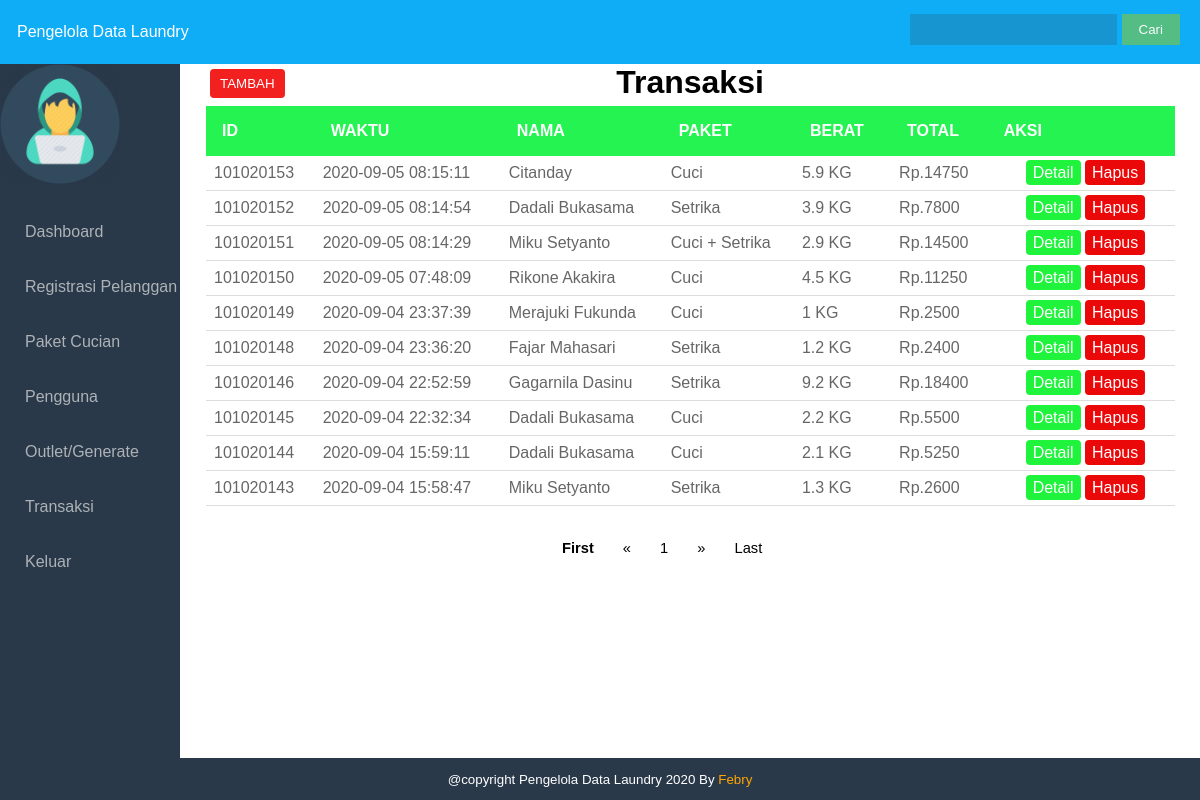
/laundry/admin/transaksi.php?id=101020144 (signed in), run on the app's committed database.
### tables this page shows
CREATE TABLE `transaksi` (
  `id` int(11) NOT NULL,
  `id_pelanggan` int(11) NOT NULL,
  `id_input` int(11) NOT NULL,
  `id_paket` int(11) NOT NULL,
  `id_owner` int(100) DEFAULT NULL,
  `berat` float NOT NULL,
  `total` float NOT NULL,
  `tanggal` timestamp NOT NULL DEFAULT current_timestamp() ON UPDATE current_timestamp()
);

CREATE TABLE `pelanggan` (
  `id_pelanggan` int(11) NOT NULL,
  `nama` varchar(30) NOT NULL,
  `alamat` varchar(50) NOT NULL,
  `tlpn` varchar(15) NOT NULL
);

CREATE TABLE `paket` (
  `id` int(100) NOT NULL,
  `paket` varchar(100) NOT NULL,
  `harga` float NOT NULL
);

### laundry/admin/transaksi.php (the view, shortened to what this page needs)
<?php
    include 'security.php';
?>
<!DOCTYPE html>
<html>
<head>
    <link rel="stylesheet" type="text/css" href="style.css">
</head>
<body>
    <div class="wrapper">
        <div class="header">
            <?php include 'header.php'; ?>
        </div>
        <div class="badan">
            <div class="sidebar">
                <?php include 'sidebar.php'; ?>
            </div>
        <div class="content">
        <h1>Transaksi</h1>
        <a href="#tambah" style="margin-left: 30px"><button class="btn-tambah">TAMBAH</button></a>
        <table class="table-line">
                <thead>
                    <tr>
                        <th>id</th>
                        <th>Waktu</th>
                        <th>Nama</th>
                        <th>Paket</th>
                        <th>Berat</th>
                        <th>Total</th>
                        <th>Aksi</th>
                    </tr>
                </thead>
                <tbody>
                <?php
                    $page = (isset($_GET['page']))? $_GET['page'] : 1;
                    $limit = 10;
                  $limit_start = ($page - 1) * $limit;
                    $cari = $_POST['cari'];
                    if($cari != ''){
                        $result  = mysqli_query($koneksi, "SELECT transaksi.tanggal, transaksi.id, pelanggan.nama, paket.paket, transaksi.total ,transaksi.berat FROM transaksi
                        INNER JOIN pelanggan ON pelanggan.id_pelanggan = transaksi.id_pelanggan
                        INNER JOIN paket ON paket.id=transaksi.id_paket WHERE transaksi.id LIKE '%$cari%' OR pelanggan.nama LIKE '%$cari%' OR transaksi.berat LIKE '%$cari%'
                        OR transaksi.berat LIKE '%$cari%' OR paket.paket LIKE '%$cari%' OR transaksi.total LIKE '%$cari%' OR transaksi.tanggal LIKE '%$cari%' order by tanggal DESC LIMIT ".$limit_start.",".$limit."");
                        }
                    else{
                        $result = mysqli_query($koneksi,"SELECT transaksi.tanggal, transaksi.id, pelanggan.nama, paket.paket, transaksi.total ,transaksi.berat FROM transaksi
                        INNER JOIN pelanggan ON pelanggan.id_pelanggan = transaksi.id_pelanggan
                        INNER JOIN paket ON paket.id=transaksi.id_paket order by tanggal DESC LIMIT ".$limit_start.",".$limit." ");
                        }
                    if(mysqli_num_rows($result)){
                    while($isi = mysqli_fetch_array($result) ){
                        ?>
                        <tr>
                            <td><?= $isi['id']; ?></td>
                            <td><?= $isi['tanggal'];?></td>
                            <td><?= $isi['nama']; ?></td>
                            <td><?= $isi['paket']; ?></td>
                            <td><?= $isi['berat'];?> KG</td>
                            <td>Rp.<?= $isi['total']; ?></td>
                            <td>
                            <a href="transaksi.php?id=<?php echo $isi['id']; ?>#detail" style="margin-left: 30px" value="id=<?= $isi['id']?>" class="btn-edit" >Detail</a>
                            <a class="btn-hapus" role="button" href="transaksi.php?id=<?php echo $isi['id']; ?>&act=delete">Hapus</a>
                        </tr>
                    <?php }}
                    else{
                        echo "<tr><td colspan='6'><p style='text-align: center'>Data Tidak Ditemukan</p></td></tr>";
                        }?>
                    </tbody>
                </table>
        <nav class="nav-button">
        <ul>
            <?php
                if($page == 1){
                ?>
                <li><a style="font-weight: bold;">First</a></li>
                <li><a href="#">&laquo;</a></li>
                <?php
                }else{
                $link_prev = ($page > 1)? $page - 1 : 1;
                ?>
                <li><a href="transaksi.php?page=1">First</a></li>
                <li><a href="transaksi.php?page=<?php echo $link_prev; ?>">&laquo;</a></li>
                <?php
                }
                ?>
                <?php
                $sql_jml = mysqli_query($koneksi, "SELECT COUNT(*) AS jumlah FROM transaksi");
                $get_jumlah = mysqli_fetch_array($sql_jml);
                $jumlah_page = ceil($get_jumlah['jumlah'] / $limit);
                $jumlah_number = 3;
                $start_number = ($page > $jumlah_number)? $page - $jumlah_number : 1;
                $end_number = ($page < ($jumlah_page - $jumlah_number))? $page + $jumlah_number : $jumlah_page;
                for($i = $start_number; $i <= $end_number; $i++){
                $link_active = ($page == $i)? ' class="active"' : '';
                ?>
                <li <?php echo $link_active; ?>><a href="transaksi.php?page=<?php echo $i; ?>"><?php echo $i; ?></a></li>
                <?php
                }
                ?>
                <?php
                if($page == $jumlah_page){
                ?>
                <li><a href="#">&raquo;</a></li>
                <li><a href="#">Last</a></li>
                <?php
                }else{
                $link_next = ($page < $jumlah_page)? $page + 1 : $jumlah_page;
                ?>
                <li><a href="transaksi.php?page=<?php echo $link_next; ?>">&raquo;</a></li>
                <li><a href="transaksi.php?page=<?php echo $jumlah_page; ?>">Last</a></li>
                <?php
                }
                ?>
            </ul>
            </nav>
        </div>
        <div class="footer">
            <p> @copyright Pengelola Data Laundry 2020 By<a target="_blank" href="https://www.instagram.com/official_febryardyansyah/" style="text-decoration:none; color:orange"> Febry</a></p>
        </div>
    </div>
</body>
</html>

### laundry/admin/style.css (style rules this page uses)
body { margin: 0; padding: 0; font-family: Arial, Helvetica, sans-serif; }
.header { background-color: #10adf7; position: fixed; top: 0; right: 0; left: 0; z-index: 1030; color: #ffffff; }
.wrapper { width: 100%; height: 100%; }
.badan { margin-top: 64px; width: 100%; height: 80%; }
.badan .sidebar { float: left; width: 15%; height: 900px; background:#293949; position: fixed; z-index: 1; left: 0; }
ul { padding: 0; margin-left: -1 0px; }
ul li { list-style: none; }
ul li a { text-decoration: none; color: #aeb2b7; display: block; padding: 19px 0px 18px 25px; transition: all 200ms ease-in; }
.badan .content { float: right; width: 85%; }
.content h1 { text-align: center ; padding: 0; margin: 0 0 -40px 0; }
.table-line { width: 95%; margin: 0 0 0 26px; border-collapse: collapse; }
.table-line th { background: #25f352; color: #ffffff; padding: 1em; text-align: left; text-transform: uppercase; }
.table-line td { border-bottom: 1px solid #DDDDDD; color: #666666; padding: 8px; }
.footer { width: 100%; background: #293949; color: #fff; position: absolute; bottom: 0px; }
.footer p { text-align: center; font-size: 10pt; }
.footer p a { text-decoration: none; }
.nav-button { margin-left: 35%; font-size: 11pt; margin-top: 6px; }
.nav-button ul li { display: inline-block; }
.nav-button ul li a { color: #000000; text-decoration: none; }
.btn-tambah { background-color: #f32020; color: white; padding: 7px 10px; margin: 8px 0; border: none; border-radius: 4px; cursor: pointer; }
.btn-hapus { background-color: #eb0808; color: white; padding: 4px 7px; margin: 8px 0; border: none; border-radius: 4px; text-decoration: none; }
.btn-edit { background-color: #20f33c; color: white; padding: 4px 7px; margin: 8px 0; border: none; border-radius: 4px; text-decoration: none; }

### data on the page
transaksi: id "101020153", tanggal "2020-09-05 08:15:11", id_pelanggan.nama "Citanday", id_paket.paket "Cuci", berat "5.9", total "14750"
transaksi: id "101020152", tanggal "2020-09-05 08:14:54", id_pelanggan.nama "Dadali Bukasama", id_paket.paket "Setrika", berat "3.9", total "7800"
transaksi: id "101020151", tanggal "2020-09-05 08:14:29", id_pelanggan.nama "Miku Setyanto", id_paket.paket "Cuci + Setrika", berat "2.9", total "14500"
transaksi: id "101020150", tanggal "2020-09-05 07:48:09", id_pelanggan.nama "Rikone Akakira", id_paket.paket "Cuci", berat "4.5", total "11250"
transaksi: id "101020149", tanggal "2020-09-04 23:37:39", id_pelanggan.nama "Merajuki Fukunda", id_paket.paket "Cuci", berat "1", total "2500"
transaksi: id "101020148", tanggal "2020-09-04 23:36:20", id_pelanggan.nama "Fajar Mahasari", id_paket.paket "Setrika", berat "1.2", total "2400"
transaksi: id "101020146", tanggal "2020-09-04 22:52:59", id_pelanggan.nama "Gagarnila Dasinu", id_paket.paket "Setrika", berat "9.2", total "18400"
transaksi: id "101020145", tanggal "2020-09-04 22:32:34", id_pelanggan.nama "Dadali Bukasama", id_paket.paket "Cuci", berat "2.2", total "5500"
transaksi: id "101020144", tanggal "2020-09-04 15:59:11", id_pelanggan.nama "Dadali Bukasama", id_paket.paket "Cuci", berat "2.1", total "5250"
transaksi: id "101020143", tanggal "2020-09-04 15:58:47", id_pelanggan.nama "Miku Setyanto", id_paket.paket "Setrika", berat "1.3", total "2600"
